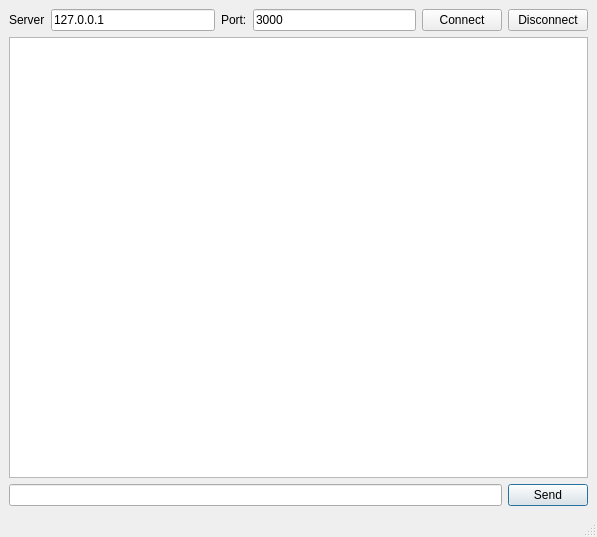
<?xml version="1.0" encoding="UTF-8"?>
<ui version="4.0">
 <class>MainWindow</class>
 <widget class="QMainWindow" name="MainWindow">
  <property name="geometry">
   <rect>
    <x>0</x>
    <y>0</y>
    <width>597</width>
    <height>537</height>
   </rect>
  </property>
  <property name="windowTitle">
   <string>MainWindow</string>
  </property>
  <widget class="QWidget" name="centralwidget">
   <layout class="QVBoxLayout" name="verticalLayout">
    <item>
     <layout class="QHBoxLayout" name="horizontalLayout">
      <item>
       <widget class="QLabel" name="label">
        <property name="text">
         <string>Server</string>
        </property>
       </widget>
      </item>
      <item>
       <widget class="QLineEdit" name="txtServer">
        <property name="text">
         <string>127.0.0.1</string>
        </property>
       </widget>
      </item>
      <item>
       <widget class="QLabel" name="label_2">
        <property name="text">
         <string>Port:</string>
        </property>
       </widget>
      </item>
      <item>
       <widget class="QLineEdit" name="txtPort">
        <property name="text">
         <string>3000</string>
        </property>
       </widget>
      </item>
      <item>
       <widget class="QPushButton" name="btnConnect">
        <property name="text">
         <string>Connect</string>
        </property>
       </widget>
      </item>
      <item>
       <widget class="QPushButton" name="btnDisconnect">
        <property name="text">
         <string>Disconnect</string>
        </property>
       </widget>
      </item>
     </layout>
    </item>
    <item>
     <widget class="QListView" name="listView"/>
    </item>
    <item>
     <layout class="QHBoxLayout" name="horizontalLayout_2">
      <item>
       <widget class="QLineEdit" name="txtMessage"/>
      </item>
      <item>
       <widget class="QPushButton" name="btnSend">
        <property name="text">
         <string>Send</string>
        </property>
        <property name="autoDefault">
         <bool>true</bool>
        </property>
        <property name="default">
         <bool>true</bool>
        </property>
       </widget>
      </item>
     </layout>
    </item>
   </layout>
  </widget>
  <widget class="QMenuBar" name="menubar">
   <property name="geometry">
    <rect>
     <x>0</x>
     <y>0</y>
     <width>597</width>
     <height>21</height>
    </rect>
   </property>
  </widget>
  <widget class="QStatusBar" name="statusbar"/>
 </widget>
 <resources/>
 <connections/>
</ui>
